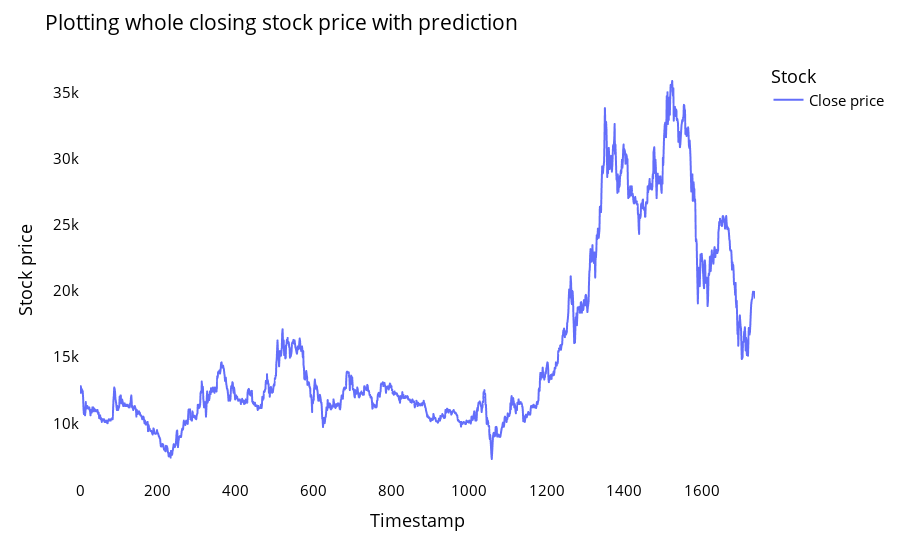

The code cell stored with this chart in its notebook:
### Markdown cell above
Plotting whole closing stock price with prediction¶

### Code cell
rfdf=closedf.tolist()
rfdf.extend((np.array(lst_output).reshape(-1,1)).tolist())
rfdf=scaler.inverse_transform(rfdf).reshape(1,-1).tolist()[0]

names = cycle(['Close price'])

fig = px.line(rfdf,labels={'value': 'Stock price','index': 'Timestamp'})
fig.update_layout(title_text='Plotting whole closing stock price with prediction',
                  plot_bgcolor='white', font_size=15, font_color='black',legend_title_text='Stock')
fig.for_each_trace(lambda t:  t.update(name = next(names)))

fig.update_xaxes(showgrid=False)
fig.update_yaxes(showgrid=False)
fig.show()

### Figure 1 — Plotly figure (JSON) as saved in the notebook; plotly's stock layout.template omitted (floating-point values rounded to 4 significant figures; data arrays with more than 128 entries replaced by an {"elided": "..."} marker saying what was removed)
{"data": [{"hovertemplate": "variable=0<br>Timestamp=%{x}<br>Stock price=%{y}<extra></extra>", "legendgroup": "0", "line": {"color": "#636efa", "dash": "solid"}, "marker": {"symbol": "circle"}, "mode": "lines", "name": "Close price", "showlegend": true, "type": "scattergl", "x": {"elided": "1737 int values"}, "xaxis": "x", "y": {"elided": "1737 float values"}, "yaxis": "y"}], "layout": {"font": {"color": "black", "size": 15}, "legend": {"title": {"text": "Stock"}, "tracegroupgap": 0}, "margin": {"t": 60}, "plot_bgcolor": "white", "title": {"text": "Plotting whole closing stock price with prediction"}, "xaxis": {"anchor": "y", "domain": [0, 1], "showgrid": false, "title": {"text": "Timestamp"}}, "yaxis": {"anchor": "x", "domain": [0, 1], "showgrid": false, "title": {"text": "Stock price"}}}}
